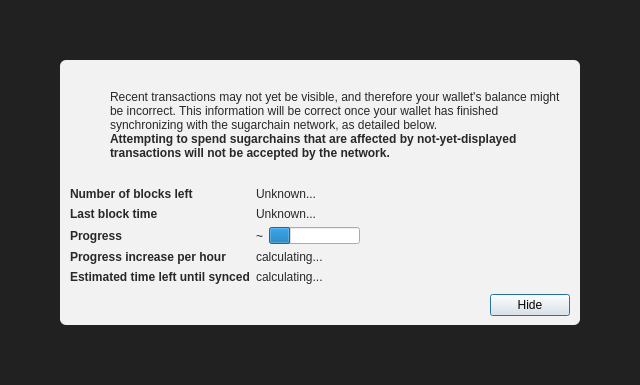
<?xml version="1.0" encoding="UTF-8"?>
<ui version="4.0">
 <class>ModalOverlay</class>
 <widget class="QWidget" name="ModalOverlay">
  <property name="geometry">
   <rect>
    <x>0</x>
    <y>0</y>
    <width>640</width>
    <height>385</height>
   </rect>
  </property>
  <property name="windowTitle">
   <string>Form</string>
  </property>
  <layout class="QVBoxLayout" name="verticalLayout" stretch="0">
   <property name="sizeConstraint">
    <enum>QLayout::SetDefaultConstraint</enum>
   </property>
   <property name="leftMargin">
    <number>0</number>
   </property>
   <property name="topMargin">
    <number>0</number>
   </property>
   <property name="rightMargin">
    <number>0</number>
   </property>
   <property name="bottomMargin">
    <number>0</number>
   </property>
   <item>
    <widget class="QWidget" name="bgWidget" native="true">
     <property name="styleSheet">
      <string notr="true">#bgWidget { background: rgba(0,0,0,220); }</string>
     </property>
     <layout class="QVBoxLayout" name="verticalLayoutMain" stretch="1">
      <property name="leftMargin">
       <number>60</number>
      </property>
      <property name="topMargin">
       <number>60</number>
      </property>
      <property name="rightMargin">
       <number>60</number>
      </property>
      <property name="bottomMargin">
       <number>60</number>
      </property>
      <item>
       <widget class="QWidget" name="contentWidget" native="true">
        <property name="styleSheet">
         <string notr="true">#contentWidget { background: rgba(255,255,255,240); border-radius: 6px; }

QLabel { color: rgb(40,40,40);  }</string>
        </property>
        <layout class="QVBoxLayout" name="verticalLayoutSub" stretch="1,0,0,0">
         <property name="spacing">
          <number>0</number>
         </property>
         <property name="leftMargin">
          <number>10</number>
         </property>
         <property name="topMargin">
          <number>10</number>
         </property>
         <property name="rightMargin">
          <number>10</number>
         </property>
         <property name="bottomMargin">
          <number>10</number>
         </property>
         <item>
          <layout class="QHBoxLayout" name="horizontalLayoutIconText" stretch="0,1">
           <property name="topMargin">
            <number>20</number>
           </property>
           <item>
            <layout class="QVBoxLayout" name="verticalLayoutIcon">
             <property name="leftMargin">
              <number>0</number>
             </property>
             <item>
              <widget class="QPushButton" name="warningIcon">
               <property name="enabled">
                <bool>false</bool>
               </property>
               <property name="text">
                <string/>
               </property>
               <property name="icon">
                <iconset>
                 <normaloff>:/icons/warning</normaloff>
                 <disabledoff>:/icons/warning</disabledoff>:/icons/warning</iconset>
               </property>
               <property name="iconSize">
                <size>
                 <width>48</width>
                 <height>48</height>
                </size>
               </property>
               <property name="flat">
                <bool>true</bool>
               </property>
              </widget>
             </item>
             <item>
              <spacer name="verticalSpacerWarningIcon">
               <property name="orientation">
                <enum>Qt::Vertical</enum>
               </property>
               <property name="sizeHint" stdset="0">
                <size>
                 <width>20</width>
                 <height>40</height>
                </size>
               </property>
              </spacer>
             </item>
            </layout>
           </item>
           <item>
            <layout class="QVBoxLayout" name="verticalLayoutInfoText">
             <property name="leftMargin">
              <number>0</number>
             </property>
             <property name="topMargin">
              <number>0</number>
             </property>
             <item>
              <widget class="QLabel" name="infoText">
               <property name="text">
                <string>Recent transactions may not yet be visible, and therefore your wallet's balance might be incorrect. This information will be correct once your wallet has finished synchronizing with the sugarchain network, as detailed below.</string>
               </property>
               <property name="textFormat">
                <enum>Qt::RichText</enum>
               </property>
               <property name="wordWrap">
                <bool>true</bool>
               </property>
              </widget>
             </item>
             <item>
              <widget class="QLabel" name="infoTextStrong">
               <property name="font">
                <font>
                 <weight>75</weight>
                 <bold>true</bold>
                </font>
               </property>
               <property name="text">
                <string>Attempting to spend sugarchains that are affected by not-yet-displayed transactions will not be accepted by the network.</string>
               </property>
               <property name="textFormat">
                <enum>Qt::RichText</enum>
               </property>
               <property name="wordWrap">
                <bool>true</bool>
               </property>
              </widget>
             </item>
             <item>
              <spacer name="verticalSpacerInTextSpace">
               <property name="orientation">
                <enum>Qt::Vertical</enum>
               </property>
               <property name="sizeHint" stdset="0">
                <size>
                 <width>20</width>
                 <height>40</height>
                </size>
               </property>
              </spacer>
             </item>
            </layout>
           </item>
          </layout>
         </item>
         <item>
          <spacer name="verticalSpacerAfterText">
           <property name="orientation">
            <enum>Qt::Vertical</enum>
           </property>
           <property name="sizeHint" stdset="0">
            <size>
             <width>20</width>
             <height>40</height>
            </size>
           </property>
          </spacer>
         </item>
         <item>
          <layout class="QFormLayout" name="formLayout">
           <property name="fieldGrowthPolicy">
            <enum>QFormLayout::FieldsStayAtSizeHint</enum>
           </property>
           <property name="horizontalSpacing">
            <number>6</number>
           </property>
           <property name="verticalSpacing">
            <number>6</number>
           </property>
           <property name="topMargin">
            <number>10</number>
           </property>
           <item row="0" column="0">
            <widget class="QLabel" name="labelNumberOfBlocksLeft">
             <property name="font">
              <font>
               <weight>75</weight>
               <bold>true</bold>
              </font>
             </property>
             <property name="text">
              <string>Number of blocks left</string>
             </property>
            </widget>
           </item>
           <item row="0" column="1">
            <widget class="QLabel" name="numberOfBlocksLeft">
             <property name="text">
              <string>Unknown...</string>
             </property>
            </widget>
           </item>
           <item row="1" column="0">
            <widget class="QLabel" name="labelLastBlockTime">
             <property name="font">
              <font>
               <weight>75</weight>
               <bold>true</bold>
              </font>
             </property>
             <property name="text">
              <string>Last block time</string>
             </property>
            </widget>
           </item>
           <item row="1" column="1">
            <widget class="QLabel" name="newestBlockDate">
             <property name="sizePolicy">
              <sizepolicy hsizetype="Maximum" vsizetype="Preferred">
               <horstretch>0</horstretch>
               <verstretch>0</verstretch>
              </sizepolicy>
             </property>
             <property name="text">
              <string>Unknown...</string>
             </property>
            </widget>
           </item>
           <item row="2" column="0">
            <widget class="QLabel" name="labelSyncDone">
             <property name="font">
              <font>
               <weight>75</weight>
               <bold>true</bold>
              </font>
             </property>
             <property name="text">
              <string>Progress</string>
             </property>
            </widget>
           </item>
           <item row="2" column="1">
            <layout class="QHBoxLayout" name="horizontalLayoutSync" stretch="0,1">
             <item>
              <widget class="QLabel" name="percentageProgress">
               <property name="text">
                <string notr="true">~</string>
               </property>
              </widget>
             </item>
             <item>
              <widget class="QProgressBar" name="progressBar">
               <property name="value">
                <number>24</number>
               </property>
               <property name="format">
                <string/>
               </property>
              </widget>
             </item>
            </layout>
           </item>
           <item row="4" column="0">
            <widget class="QLabel" name="labelProgressIncrease">
             <property name="font">
              <font>
               <weight>75</weight>
               <bold>true</bold>
              </font>
             </property>
             <property name="text">
              <string>Progress increase per hour</string>
             </property>
            </widget>
           </item>
           <item row="4" column="1">
            <widget class="QLabel" name="progressIncreasePerH">
             <property name="text">
              <string>calculating...</string>
             </property>
            </widget>
           </item>
           <item row="5" column="0">
            <widget class="QLabel" name="labelEstimatedTimeLeft">
             <property name="font">
              <font>
               <weight>75</weight>
               <bold>true</bold>
              </font>
             </property>
             <property name="text">
              <string>Estimated time left until synced</string>
             </property>
            </widget>
           </item>
           <item row="5" column="1">
            <widget class="QLabel" name="expectedTimeLeft">
             <property name="text">
              <string>calculating...</string>
             </property>
            </widget>
           </item>
          </layout>
         </item>
         <item>
          <layout class="QHBoxLayout" name="horizontalLayoutButtons">
           <property name="leftMargin">
            <number>10</number>
           </property>
           <property name="topMargin">
            <number>10</number>
           </property>
           <item>
            <spacer name="horizontalSpacer">
             <property name="orientation">
              <enum>Qt::Horizontal</enum>
             </property>
             <property name="sizeHint" stdset="0">
              <size>
               <width>40</width>
               <height>20</height>
              </size>
             </property>
            </spacer>
           </item>
           <item>
            <widget class="QPushButton" name="closeButton">
             <property name="text">
              <string>Hide</string>
             </property>
             <property name="shortcut">
              <string>Esc</string>
             </property>
             <property name="focusPolicy">
              <enum>Qt::StrongFocus</enum>
             </property>
             <property name="default">
              <bool>true</bool>
             </property>
            </widget>
           </item>
          </layout>
         </item>
        </layout>
       </widget>
      </item>
     </layout>
    </widget>
   </item>
  </layout>
 </widget>
 <resources/>
 <connections/>
</ui>
